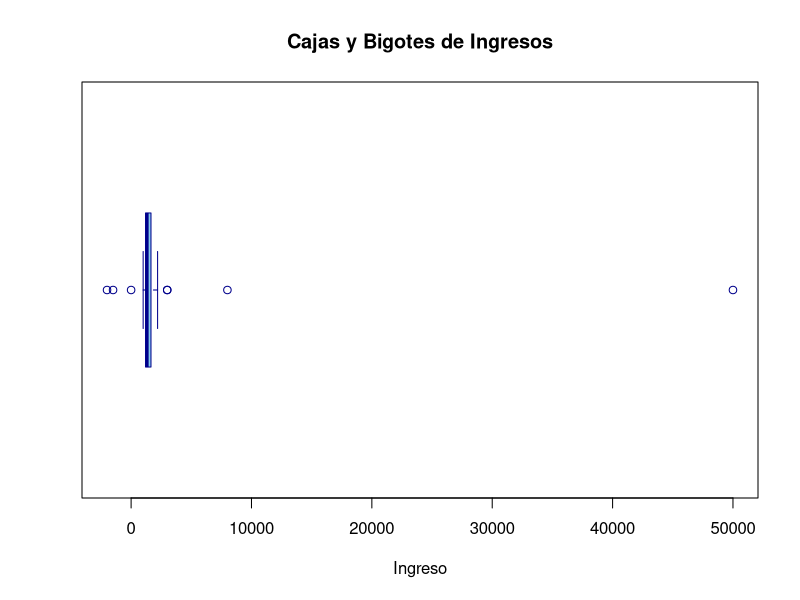
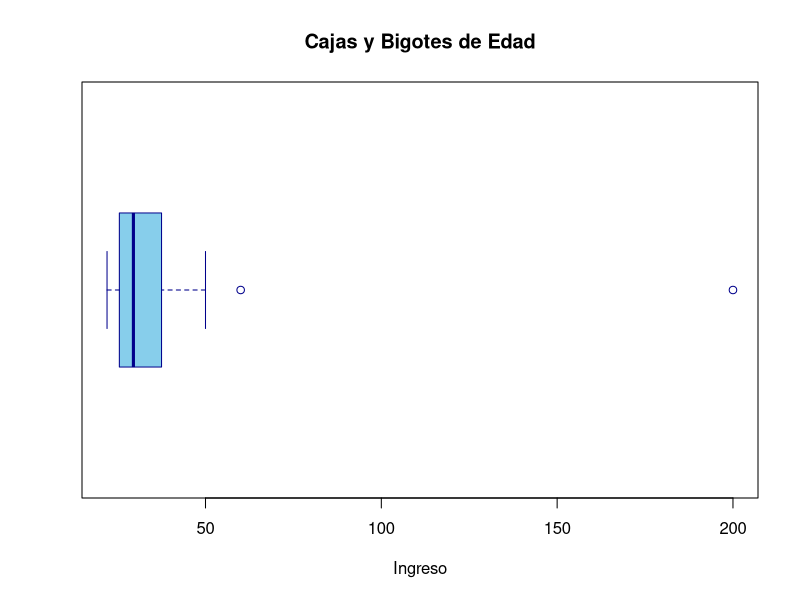

The R source for these figures, in order:
## ---- chunk 1
list.files("../Datos") # Verificar que archivos están en el proyecto
## ---- chunk 2
data <- read.csv("../Datos/dataset_clase_1.csv")
## ---- chunk 3
data
## ---- chunk 4
head(data)
## ---- chunk 5
dim(data)
## ---- chunk 6
colnames(data)
## ---- chunk 7
str(data)
## ---- chunk 8
freq_profesion <- table(data$Profesion)
freq_profesion
## ---- chunk 9
freq_profesion <- data.frame(sort(table(data$Profesion),
                                      decreasing = TRUE))

colnames(freq_profesion) <- c("Profesion", "Frecuencia")

freq_profesion
## ---- chunk 10
freq_ciudad <- table(data$Ciudad)
freq_ciudad
## ---- chunk 11
freq_ciudad <- data.frame(sort(table(data$Ciudad),
                                      decreasing = TRUE))

colnames(freq_ciudad) <- c("Ciudad", "Frecuencia")

freq_ciudad
## ---- chunk 12
freq_genero <- table(data$Genero)
freq_genero <- data.frame(sort(table(data$Genero),
                                      decreasing = TRUE))

colnames(freq_ciudad) <- c("Genero", "Frecuencia")

freq_genero
## ---- chunk 13
freq_estado <- table(data$Estado_Civil)
freq_estado <- data.frame(sort(table(data$Estado_Civil),
                                      decreasing = TRUE))

colnames(freq_ciudad) <- c("Estado_Civil", "Frecuencia")

freq_estado
## ---- chunk 14
freq_profesion <- table(data$Estado_Civil)
freq_profesion <- data.frame(sort(table(data$Profesion),
                                      decreasing = TRUE))

colnames(freq_profesion) <- c("Profesion", "Frecuencia")

freq_profesion
## ---- chunk 15
summary(data$Edad)
## ---- chunk 16
summary(data$Ingreso)
## ---- chunk 17
boxplot(
  data$Ingreso,
  horizontal = TRUE,
  col = "skyblue",
  border = "darkblue",
  main = "Cajas y Bigotes de Ingresos",
  xlab = "Ingreso"
)
## ---- chunk 18
boxplot(
  data$Edad,
  horizontal = TRUE,
  col = "skyblue",
  border = "darkblue",
  main = "Cajas y Bigotes de Edad",
  xlab = "Ingreso"
)
## ---- chunk 19
total_na <- sum(is.na(data))

print(paste("Total de datos perdidos:", total_na))
## ---- chunk 20
library(dplyr)
## ---- chunk 21
# Número de datos perdidos por columna
na_por_columna <- colSums(is.na(data))

# Crear un dataframe con los resultados

tabla_na <- data.frame(
  Columna = names(na_por_columna), # obtiene los nombres de las columnas
  Datos_Perdidos = na_por_columna # contiene la cantidad de NA por variable
)

# tabla_na
# Agregar una fila con el total de datos perdidos

tabla_na <- rbind(tabla_na, data.frame(Columna = "Total", Datos_Perdidos = total_na)) # rbind() agrega filas a una tabla, una fila con Total y datos perdidos


#tabla_na

# Ordenar la tabla en orden descendente
tabla_na_ordenada <- tabla_na %>%
  filter(Columna != "Total") %>%  # Excluir la fila "Total"
  arrange(desc(Datos_Perdidos)) %>%  # Ordenar de mayor a menor
  rbind(data.frame(Columna = "Total", Datos_Perdidos = total_na))  # Agregar la fila "Total" al final

tabla_na_ordenada
## ---- chunk 22
sum(duplicated(data))
## ---- chunk 23
data[duplicated(data), ]
## ---- chunk 24
filas_repetidas <- data[c(1, 7, 30), ]
filas_repetidas
## ---- chunk 25
data_sin <-(data[ , -1])
head(data_sin)
## ---- chunk 26
sum(duplicated(data_sin))
## ---- chunk 27
data_sin <- data[!duplicated(data[ , -1]), ]
head(data_sin)
## ---- chunk 28
dim(data_sin)
## ---- chunk 29
# Eliminar filas con valores perdidos (NA)
data_limpia <- na.omit(data_sin)
head(data_limpia)
## ---- chunk 30
dim(data_limpia)
## ---- chunk 31
# Variables cualitativas
vars_cualitativas <- c(
  "Nombre",
  "Apellido",
  "Genero",
  "Ciudad",
  "Profesion",
  "Nivel_Educativo",
  "Estado_Civil",
  "Email"
)
## ---- chunk 32
# Quitar tildes usando iconv()
data_limpia[vars_cualitativas] <- lapply(
  data_limpia[vars_cualitativas],
  function(x) {
    x <- as.character(x)
    x <- tolower(x)
    x <- iconv(x, from = "UTF-8", to = "ASCII//TRANSLIT")
    paste0(
      toupper(substr(x, 1, 1)),
      substr(x, 2, nchar(x))
    )
  }
)

# Ver resultados
head(data_limpia)
## ---- chunk 33
table(data_limpia$Ciudad)
## ---- chunk 34
table(data_limpia$Genero)
## ---- chunk 35
tabla_estado <- data.frame(sort(table(data_limpia$Estado_Civil),
                                      decreasing = TRUE))

colnames(tabla_estado) <- c("Estado Civil", "Frecuencia")

tabla_estado
## ---- chunk 36
data_limpia$Estado_Civil_Limpio <- ifelse(
  tolower(data_limpia$Estado_Civil) %in% c("casado", "casada"),
  "Casado",
  ifelse(
    tolower(data_limpia$Estado_Civil) %in% c("soltero", "soltera"),
    "Soltero",
    data_limpia$Estado_Civil
  )
)
## ---- chunk 37
table(data_limpia$Genero)
## ---- chunk 38
summary(data$Ingreso)
## ---- chunk 39
# Mostrar filas donde Ingreso es negativo
data_limpia[data_limpia$Ingreso <= 0, ]
## ---- chunk 40
data_limpia[data_limpia$Edad <= 0 | data_limpia$Edad >100, ]
## ---- chunk 41
# Mostrar filas donde Ingreso es negativo o mayor a 100
data_limpia[data_limpia$Hijos < 0 | data_limpia$Hijos > 12, ]
## ---- chunk 42
head(data_limpia)
## ---- chunk 43
data_sin_errores <- data_limpia[
  !(data_limpia$Edad <= 0 | data_limpia$Edad > 100 |
    data_limpia$Ingreso < 0),
]
## ---- chunk 44
# Calcular cuartiles
Q1 <- quantile(data_sin_errores$Ingreso, 0.25 ) 
Q3 <- quantile(data_sin_errores$Ingreso, 0.75) # data_sin_errores$Ingreso, 0.75, na.rm = TRUE si no se han quitado los valores perdidos.

# Calcular rango intercuartílico
IQR_valor <- IQR(data_sin_errores$Ingreso)

# Definir límites
limite_inferior <- Q1 - 1.5 * IQR_valor
limite_superior <- Q3 + 1.5 * IQR_valor

# Mostrar valores atípicos
valores_atipicos <- data_sin_errores[
  data_sin_errores$Ingreso < limite_inferior |
  data_sin_errores$Ingreso > limite_superior,
]

valores_atipicos
## ---- chunk 45
data_sin_errores <- data_sin_errores[
  !(data_sin_errores$Ingreso < limite_inferior |
  data_sin_errores$Ingreso > limite_superior),
]
## ---- chunk 46
table(data_sin_errores$Ciudad)
## ---- chunk 47
summary(data_sin_errores$Ingreso)
## ---- chunk 48
# Cantidad de datos perdidos por columna
colSums(is.na(data_sin_errores))
## ---- chunk 49
dim(data_sin_errores)
## ---- chunk 50
# Calcular estadísticos
estadisticos <- data.frame(
  Estadistico = c("Media", "Mediana", "Desviacion Estandar", "Minimo", "Maximo", "Q1 (25%)", "Q2 (50%)", "Q3 (75%)"),
  Valor = c(
    mean(data_sin_errores$Ingreso),
    median(data_sin_errores$Ingreso),
    sd(data_sin_errores$Ingreso),
    min(data_sin_errores$Ingreso),
    max(data_sin_errores$Ingreso),
    quantile(data_sin_errores$Ingreso, probs = 0.25),
    quantile(data_sin_errores$Ingreso, probs = 0.50),
    quantile(data_sin_errores$Ingreso, probs = 0.75)
  )
)
estadisticos
## ---- chunk 51
data_sin_errores$Ingreso_est <- scale(data_sin_errores$Ingreso) 
## ---- chunk 52
summary(data_sin_errores$Ingreso_est)
## ---- chunk 53
dim(data_sin_errores)
